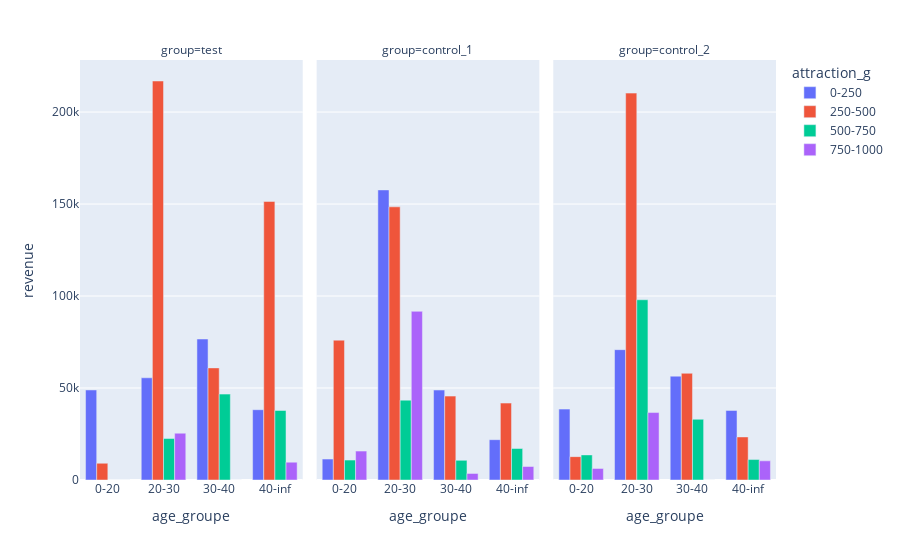

Write notebook code for a chart like this one.
### Code cell
fig = px.bar(bz, x="age_groupe", y="revenue", color="attraction_g", barmode="group", facet_col="group")
fig.show()

### Figure 1 — Plotly figure (JSON) as saved in the notebook; plotly's stock layout.template omitted (floating-point values rounded to 4 significant figures)
{"data": [{"alignmentgroup": "True", "hovertemplate": "attraction_g=0-250<br>group=test<br>age_groupe=%{x}<br>revenue=%{y}<extra></extra>", "legendgroup": "0-250", "marker": {"color": "#636efa", "pattern": {"shape": ""}}, "name": "0-250", "offsetgroup": "0-250", "orientation": "v", "showlegend": true, "textposition": "auto", "type": "bar", "x": ["0-20", "20-30", "30-40", "40-inf"], "xaxis": "x", "y": [48945, 55562, 76648, 38207], "yaxis": "y"}, {"alignmentgroup": "True", "hovertemplate": "attraction_g=0-250<br>group=control_1<br>age_groupe=%{x}<br>revenue=%{y}<extra></extra>", "legendgroup": "0-250", "marker": {"color": "#636efa", "pattern": {"shape": ""}}, "name": "0-250", "offsetgroup": "0-250", "orientation": "v", "showlegend": false, "textposition": "auto", "type": "bar", "x": ["0-20", "20-30", "30-40", "40-inf"], "xaxis": "x2", "y": [11375, 157690, 48906, 21918], "yaxis": "y2"}, {"alignmentgroup": "True", "hovertemplate": "attraction_g=0-250<br>group=control_2<br>age_groupe=%{x}<br>revenue=%{y}<extra></extra>", "legendgroup": "0-250", "marker": {"color": "#636efa", "pattern": {"shape": ""}}, "name": "0-250", "offsetgroup": "0-250", "orientation": "v", "showlegend": false, "textposition": "auto", "type": "bar", "x": ["0-20", "20-30", "30-40", "40-inf"], "xaxis": "x3", "y": [38532, 70850, 56446, 37817], "yaxis": "y3"}, {"alignmentgroup": "True", "hovertemplate": "attraction_g=250-500<br>group=test<br>age_groupe=%{x}<br>revenue=%{y}<extra></extra>", "legendgroup": "250-500", "marker": {"color": "#EF553B", "pattern": {"shape": ""}}, "name": "250-500", "offsetgroup": "250-500", "orientation": "v", "showlegend": true, "textposition": "auto", "type": "bar", "x": ["0-20", "20-30", "30-40", "40-inf"], "xaxis": "x", "y": [9100, 216892, 60944, 151424], "yaxis": "y"}, {"alignmentgroup": "True", "hovertemplate": "attraction_g=250-500<br>group=control_1<br>age_groupe=%{x}<br>revenue=%{y}<extra></extra>", "legendgroup": "250-500", "marker": {"color": "#EF553B", "pattern": {"shape": ""}}, "name": "250-500", "offsetgroup": "250-500", "orientation": "v", "showlegend": false, "textposition": "auto", "type": "bar", "x": ["0-20", "20-30", "30-40", "40-inf"], "xaxis": "x2", "y": [76011, 148486, 45604, 41808], "yaxis": "y2"}, {"alignmentgroup": "True", "hovertemplate": "attraction_g=250-500<br>group=control_2<br>age_groupe=%{x}<br>revenue=%{y}<extra></extra>", "legendgroup": "250-500", "marker": {"color": "#EF553B", "pattern": {"shape": ""}}, "name": "250-500", "offsetgroup": "250-500", "orientation": "v", "showlegend": false, "textposition": "auto", "type": "bar", "x": ["0-20", "20-30", "30-40", "40-inf"], "xaxis": "x3", "y": [12701, 210301, 58006, 23413], "yaxis": "y3"}, {"alignmentgroup": "True", "hovertemplate": "attraction_g=500-750<br>group=test<br>age_groupe=%{x}<br>revenue=%{y}<extra></extra>", "legendgroup": "500-750", "marker": {"color": "#00cc96", "pattern": {"shape": ""}}, "name": "500-750", "offsetgroup": "500-750", "orientation": "v", "showlegend": true, "textposition": "auto", "type": "bar", "x": ["0-20", "20-30", "30-40", "40-inf"], "xaxis": "x", "y": [0, 22542, 46683, 37791], "yaxis": "y"}, {"alignmentgroup": "True", "hovertemplate": "attraction_g=500-750<br>group=control_1<br>age_groupe=%{x}<br>revenue=%{y}<extra></extra>", "legendgroup": "500-750", "marker": {"color": "#00cc96", "pattern": {"shape": ""}}, "name": "500-750", "offsetgroup": "500-750", "orientation": "v", "showlegend": false, "textposition": "auto", "type": "bar", "x": ["0-20", "20-30", "30-40", "40-inf"], "xaxis": "x2", "y": [10829, 43407, 10686, 17121], "yaxis": "y2"}, {"alignmentgroup": "True", "hovertemplate": "attraction_g=500-750<br>group=control_2<br>age_groupe=%{x}<br>revenue=%{y}<extra></extra>", "legendgroup": "500-750", "marker": {"color": "#00cc96", "pattern": {"shape": ""}}, "name": "500-750", "offsetgroup": "500-750", "orientation": "v", "showlegend": false, "textposition": "auto", "type": "bar", "x": ["0-20", "20-30", "30-40", "40-inf"], "xaxis": "x3", "y": [13637, 97981, 33007, 11115], "yaxis": "y3"}, {"alignmentgroup": "True", "hovertemplate": "attraction_g=750-1000<br>group=test<br>age_groupe=%{x}<br>revenue=%{y}<extra></extra>", "legendgroup": "750-1000", "marker": {"color": "#ab63fa", "pattern": {"shape": ""}}, "name": "750-1000", "offsetgroup": "750-1000", "orientation": "v", "showlegend": true, "textposition": "auto", "type": "bar", "x": ["0-20", "20-30", "30-40", "40-inf"], "xaxis": "x", "y": [0, 25441, 0, 9698], "yaxis": "y"}, {"alignmentgroup": "True", "hovertemplate": "attraction_g=750-1000<br>group=control_1<br>age_groupe=%{x}<br>revenue=%{y}<extra></extra>", "legendgroup": "750-1000", "marker": {"color": "#ab63fa", "pattern": {"shape": ""}}, "name": "750-1000", "offsetgroup": "750-1000", "orientation": "v", "showlegend": false, "textposition": "auto", "type": "bar", "x": ["0-20", "20-30", "30-40", "40-inf"], "xaxis": "x2", "y": [15717, 91702, 3588, 7332], "yaxis": "y2"}, {"alignmentgroup": "True", "hovertemplate": "attraction_g=750-1000<br>group=control_2<br>age_groupe=%{x}<br>revenue=%{y}<extra></extra>", "legendgroup": "750-1000", "marker": {"color": "#ab63fa", "pattern": {"shape": ""}}, "name": "750-1000", "offsetgroup": "750-1000", "orientation": "v", "showlegend": false, "textposition": "auto", "type": "bar", "x": ["0-20", "20-30", "30-40", "40-inf"], "xaxis": "x3", "y": [6292, 36660, 0, 10413], "yaxis": "y3"}], "layout": {"annotations": [{"font": {}, "showarrow": false, "text": "group=test", "x": 0.16, "xanchor": "center", "xref": "paper", "y": 1, "yanchor": "bottom", "yref": "paper"}, {"font": {}, "showarrow": false, "text": "group=control_1", "x": 0.5, "xanchor": "center", "xref": "paper", "y": 1, "yanchor": "bottom", "yref": "paper"}, {"font": {}, "showarrow": false, "text": "group=control_2", "x": 0.84, "xanchor": "center", "xref": "paper", "y": 1, "yanchor": "bottom", "yref": "paper"}], "barmode": "group", "legend": {"title": {"text": "attraction_g"}, "tracegroupgap": 0}, "margin": {"t": 60}, "xaxis": {"anchor": "y", "domain": [0, 0.32], "title": {"text": "age_groupe"}}, "xaxis2": {"anchor": "y2", "domain": [0.34, 0.66], "matches": "x", "title": {"text": "age_groupe"}}, "xaxis3": {"anchor": "y3", "domain": [0.68, 1.0], "matches": "x", "title": {"text": "age_groupe"}}, "yaxis": {"anchor": "x", "domain": [0, 1], "title": {"text": "revenue"}}, "yaxis2": {"anchor": "x2", "domain": [0, 1], "matches": "y", "showticklabels": false}, "yaxis3": {"anchor": "x3", "domain": [0, 1], "matches": "y", "showticklabels": false}}}
